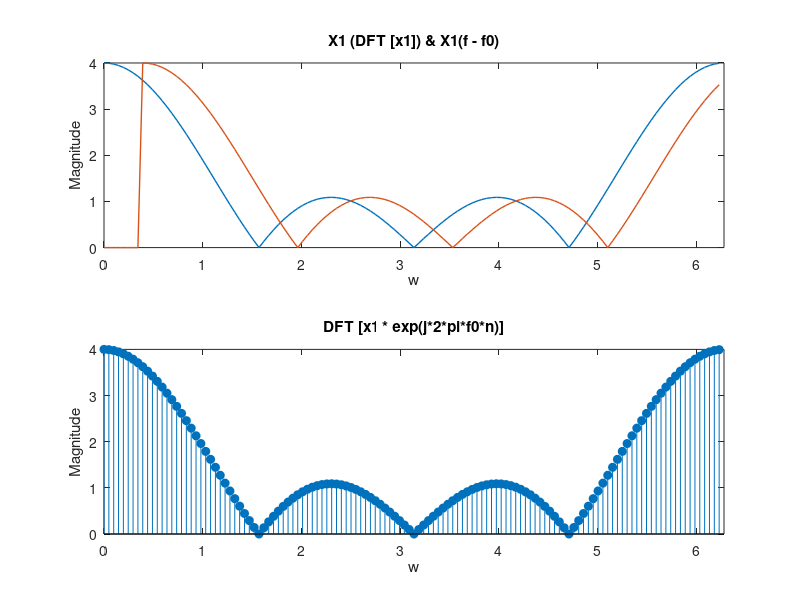

Source code (MATLAB):
N = 128;
x1 = ones(1, 4);
x2 = ones(1, 6);
n1 = length(x1);
n2 = length(x2);
x1 = [x1, zeros(1, N - n1)];
x2 = [x2, zeros(1, N - n2)];
n = 0 : N - 1;
k = 0 : N - 1;
w = 2 * pi * k / N;
X1 = fft(x1);
X2 = fft(x2);
f0 = 8;
Y = [zeros(1, f0), X1(1 : N - f0)];
y1 = x1 .* exp(1j * 2 * pi * f0 * n);
Y1 = fft(y1);
figure(4);
subplot(211);
plot(w, abs(X1), 'LineWidth', 1);
hold on;
plot(w, abs(Y), 'LineWidth', 1);
xlim([0 2 * pi]);
xlabel('w');
ylabel('Magnitude');
title('X1 (DFT [x1]) & X1(f - f0)');
subplot(212);
stem(w, abs(Y1), 'filled');
xlim([0 2 * pi]);
xlabel('w');
ylabel('Magnitude');
title('DFT [x1 * exp(j*2*pi*f0*n)]');
